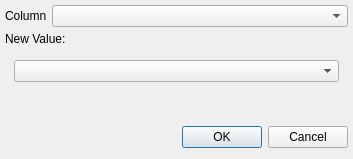
<?xml version="1.0" encoding="UTF-8"?>
<ui version="4.0">
 <class>EditColumnDialog</class>
 <widget class="QDialog" name="EditColumnDialog">
  <property name="minimumSize">
   <size>
    <width>353</width>
    <height>159</height>
   </size>
  </property>
  <property name="maximumSize">
   <size>
    <width>353</width>
    <height>183</height>
   </size>
  </property>
  <property name="windowTitle">
   <string>Edit column</string>
  </property>
  <layout class="QVBoxLayout" name="verticalLayout">
   <property name="spacing">
    <number>5</number>
   </property>
   <property name="leftMargin">
    <number>5</number>
   </property>
   <property name="topMargin">
    <number>5</number>
   </property>
   <property name="rightMargin">
    <number>5</number>
   </property>
   <item>
    <layout class="QFormLayout" name="formLayout">
     <property name="sizeConstraint">
      <enum>QLayout::SetMaximumSize</enum>
     </property>
     <item row="0" column="0">
      <widget class="QLabel" name="columnLabel">
       <property name="text">
        <string>Column</string>
       </property>
      </widget>
     </item>
     <item row="0" column="1">
      <widget class="QComboBox" name="columnComboBox">
       <property name="toolTip">
        <string>Column to edit</string>
       </property>
      </widget>
     </item>
     <item row="1" column="0" colspan="2">
      <widget class="QLabel" name="label">
       <property name="text">
        <string>New Value:</string>
       </property>
      </widget>
     </item>
     <item row="2" column="0" colspan="2">
      <widget class="QStackedWidget" name="stackedWidget">
       <property name="sizePolicy">
        <sizepolicy hsizetype="Preferred" vsizetype="Maximum">
         <horstretch>0</horstretch>
         <verstretch>0</verstretch>
        </sizepolicy>
       </property>
       <property name="lineWidth">
        <number>0</number>
       </property>
       <property name="currentIndex">
        <number>0</number>
       </property>
       <widget class="QWidget" name="choice_input">
        <property name="sizePolicy">
         <sizepolicy hsizetype="Preferred" vsizetype="Maximum">
          <horstretch>0</horstretch>
          <verstretch>0</verstretch>
         </sizepolicy>
        </property>
        <layout class="QHBoxLayout" name="horizontalLayout_2">
         <item>
          <widget class="QComboBox" name="comboBox"/>
         </item>
        </layout>
       </widget>
       <widget class="QWidget" name="string_input">
        <property name="sizePolicy">
         <sizepolicy hsizetype="Preferred" vsizetype="Maximum">
          <horstretch>0</horstretch>
          <verstretch>0</verstretch>
         </sizepolicy>
        </property>
        <layout class="QHBoxLayout" name="horizontalLayout">
         <item>
          <widget class="QLineEdit" name="lineEdit"/>
         </item>
        </layout>
       </widget>
       <widget class="QWidget" name="integer_input">
        <property name="sizePolicy">
         <sizepolicy hsizetype="Preferred" vsizetype="Maximum">
          <horstretch>0</horstretch>
          <verstretch>0</verstretch>
         </sizepolicy>
        </property>
        <layout class="QHBoxLayout" name="horizontalLayout_3">
         <item>
          <widget class="QSpinBox" name="spinBox">
           <property name="minimum">
            <number>-99</number>
           </property>
          </widget>
         </item>
        </layout>
       </widget>
       <widget class="QWidget" name="float_input">
        <property name="sizePolicy">
         <sizepolicy hsizetype="Preferred" vsizetype="Maximum">
          <horstretch>0</horstretch>
          <verstretch>0</verstretch>
         </sizepolicy>
        </property>
        <layout class="QHBoxLayout" name="horizontalLayout_4">
         <item>
          <widget class="QDoubleSpinBox" name="doubleSpinBox">
           <property name="locale">
            <locale language="English" country="UnitedStates"/>
           </property>
           <property name="decimals">
            <number>3</number>
           </property>
           <property name="minimum">
            <double>-10000.000000000000000</double>
           </property>
           <property name="maximum">
            <double>9999999999.000000000000000</double>
           </property>
          </widget>
         </item>
        </layout>
       </widget>
      </widget>
     </item>
    </layout>
   </item>
   <item>
    <widget class="QDialogButtonBox" name="buttonBox">
     <property name="orientation">
      <enum>Qt::Horizontal</enum>
     </property>
     <property name="standardButtons">
      <set>QDialogButtonBox::Cancel|QDialogButtonBox::Ok</set>
     </property>
    </widget>
   </item>
  </layout>
 </widget>
 <resources/>
 <connections>
  <connection>
   <sender>buttonBox</sender>
   <signal>accepted()</signal>
   <receiver>EditColumnDialog</receiver>
   <slot>accept()</slot>
   <hints>
    <hint type="sourcelabel">
     <x>248</x>
     <y>254</y>
    </hint>
    <hint type="destinationlabel">
     <x>157</x>
     <y>274</y>
    </hint>
   </hints>
  </connection>
  <connection>
   <sender>buttonBox</sender>
   <signal>rejected()</signal>
   <receiver>EditColumnDialog</receiver>
   <slot>reject()</slot>
   <hints>
    <hint type="sourcelabel">
     <x>316</x>
     <y>260</y>
    </hint>
    <hint type="destinationlabel">
     <x>286</x>
     <y>274</y>
    </hint>
   </hints>
  </connection>
 </connections>
</ui>
